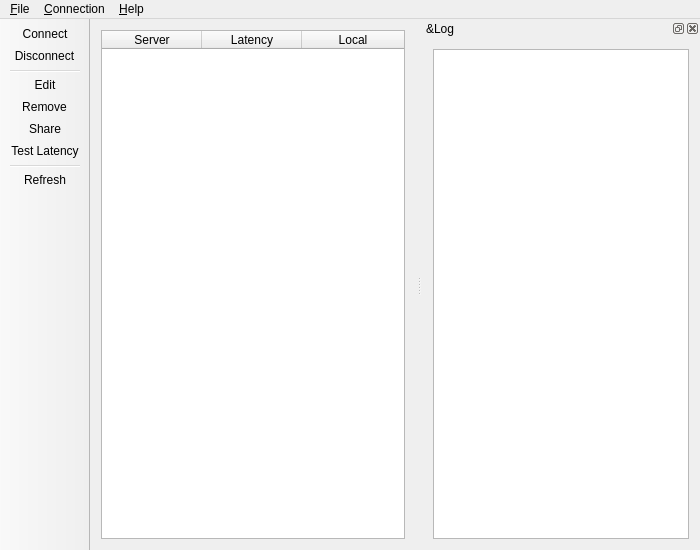
<?xml version="1.0" encoding="UTF-8"?>
<ui version="4.0">
 <class>MainWindow</class>
 <widget class="QMainWindow" name="MainWindow">
  <property name="geometry">
   <rect>
    <x>0</x>
    <y>0</y>
    <width>700</width>
    <height>550</height>
   </rect>
  </property>
  <property name="windowTitle">
   <string>Shadowsocks Face</string>
  </property>
  <property name="windowIcon">
   <iconset resource="../../res/res.qrc">
    <normaloff>:/icon/this</normaloff>:/icon/this</iconset>
  </property>
  <widget class="QWidget" name="centralWidget">
   <layout class="QVBoxLayout" name="verticalLayout_2">
    <item>
     <widget class="QTableWidget" name="configTable">
      <property name="contextMenuPolicy">
       <enum>Qt::ActionsContextMenu</enum>
      </property>
      <property name="editTriggers">
       <set>QAbstractItemView::NoEditTriggers</set>
      </property>
      <property name="alternatingRowColors">
       <bool>true</bool>
      </property>
      <property name="selectionMode">
       <enum>QAbstractItemView::SingleSelection</enum>
      </property>
      <property name="selectionBehavior">
       <enum>QAbstractItemView::SelectRows</enum>
      </property>
      <attribute name="horizontalHeaderStretchLastSection">
       <bool>true</bool>
      </attribute>
      <attribute name="verticalHeaderVisible">
       <bool>false</bool>
      </attribute>
      <column>
       <property name="text">
        <string>Server</string>
       </property>
      </column>
      <column>
       <property name="text">
        <string>Latency</string>
       </property>
      </column>
      <column>
       <property name="text">
        <string>Local</string>
       </property>
      </column>
     </widget>
    </item>
   </layout>
  </widget>
  <widget class="QMenuBar" name="menuBar">
   <property name="geometry">
    <rect>
     <x>0</x>
     <y>0</y>
     <width>700</width>
     <height>25</height>
    </rect>
   </property>
   <widget class="QMenu" name="menuFile">
    <property name="title">
     <string>&amp;File</string>
    </property>
    <addaction name="actionImport"/>
    <addaction name="actionExport"/>
    <addaction name="separator"/>
    <addaction name="actionQuit"/>
   </widget>
   <widget class="QMenu" name="menuConnection">
    <property name="title">
     <string>&amp;Connection</string>
    </property>
    <widget class="QMenu" name="menuAdd">
     <property name="title">
      <string>&amp;Add</string>
     </property>
     <property name="icon">
      <iconset resource="../../res/res.qrc">
       <normaloff>:/icons/list-add</normaloff>:/icons/list-add</iconset>
     </property>
     <addaction name="actionManually"/>
     <addaction name="actionPaste"/>
    </widget>
    <addaction name="menuAdd"/>
    <addaction name="actionEdit"/>
    <addaction name="actionRemove"/>
    <addaction name="actionShare"/>
    <addaction name="actionTestLatency"/>
    <addaction name="separator"/>
    <addaction name="actionConnect"/>
    <addaction name="actionDisconnect"/>
    <addaction name="separator"/>
    <addaction name="actionRefresh"/>
   </widget>
   <widget class="QMenu" name="menuHelp">
    <property name="title">
     <string>&amp;Help</string>
    </property>
    <addaction name="actionAbout"/>
    <addaction name="actionAboutQt"/>
   </widget>
   <addaction name="menuFile"/>
   <addaction name="menuConnection"/>
   <addaction name="menuHelp"/>
  </widget>
  <widget class="QToolBar" name="mainToolBar">
   <property name="movable">
    <bool>false</bool>
   </property>
   <attribute name="toolBarArea">
    <enum>LeftToolBarArea</enum>
   </attribute>
   <attribute name="toolBarBreak">
    <bool>false</bool>
   </attribute>
   <addaction name="actionConnect"/>
   <addaction name="actionDisconnect"/>
   <addaction name="separator"/>
   <addaction name="actionEdit"/>
   <addaction name="actionRemove"/>
   <addaction name="actionShare"/>
   <addaction name="actionTestLatency"/>
   <addaction name="separator"/>
   <addaction name="actionRefresh"/>
  </widget>
  <widget class="QDockWidget" name="logDock">
   <property name="windowTitle">
    <string>&amp;Log</string>
   </property>
   <attribute name="dockWidgetArea">
    <number>2</number>
   </attribute>
   <widget class="QWidget" name="dockWidgetContents">
    <layout class="QVBoxLayout" name="verticalLayout">
     <item>
      <widget class="QTextBrowser" name="logArea"/>
     </item>
    </layout>
   </widget>
  </widget>
  <action name="actionConnect">
   <property name="icon">
    <iconset resource="../../res/res.qrc">
     <normaloff>:/icons/network-connect</normaloff>:/icons/network-connect</iconset>
   </property>
   <property name="text">
    <string>&amp;Connect</string>
   </property>
   <property name="toolTip">
    <string>Connect</string>
   </property>
  </action>
  <action name="actionDisconnect">
   <property name="icon">
    <iconset resource="../../res/res.qrc">
     <normaloff>:/icons/network-disconnect</normaloff>:/icons/network-disconnect</iconset>
   </property>
   <property name="text">
    <string>&amp;Disconnect</string>
   </property>
   <property name="toolTip">
    <string>Disconnect</string>
   </property>
  </action>
  <action name="actionEdit">
   <property name="icon">
    <iconset resource="../../res/res.qrc">
     <normaloff>:/icons/document-edit</normaloff>:/icons/document-edit</iconset>
   </property>
   <property name="text">
    <string>&amp;Edit</string>
   </property>
   <property name="toolTip">
    <string>Edit</string>
   </property>
  </action>
  <action name="actionShare">
   <property name="icon">
    <iconset resource="../../res/res.qrc">
     <normaloff>:/icons/document-share</normaloff>:/icons/document-share</iconset>
   </property>
   <property name="text">
    <string>&amp;Share</string>
   </property>
   <property name="toolTip">
    <string>Share</string>
   </property>
  </action>
  <action name="actionImport">
   <property name="icon">
    <iconset resource="../../res/res.qrc">
     <normaloff>:/icons/document-import</normaloff>:/icons/document-import</iconset>
   </property>
   <property name="text">
    <string>&amp;Import from gui-config.json</string>
   </property>
   <property name="toolTip">
    <string>Import from gui-config.json</string>
   </property>
  </action>
  <action name="actionExport">
   <property name="icon">
    <iconset resource="../../res/res.qrc">
     <normaloff>:/icons/document-export</normaloff>:/icons/document-export</iconset>
   </property>
   <property name="text">
    <string>&amp;Export to gui-config.json</string>
   </property>
   <property name="toolTip">
    <string>Export to gui-config.json</string>
   </property>
  </action>
  <action name="actionQuit">
   <property name="icon">
    <iconset resource="../../res/res.qrc">
     <normaloff>:/icons/application-exit</normaloff>:/icons/application-exit</iconset>
   </property>
   <property name="text">
    <string>&amp;Quit</string>
   </property>
   <property name="toolTip">
    <string>Quit</string>
   </property>
  </action>
  <action name="actionAbout">
   <property name="icon">
    <iconset resource="../../res/res.qrc">
     <normaloff>:/icons/help-about</normaloff>:/icons/help-about</iconset>
   </property>
   <property name="text">
    <string>&amp;About</string>
   </property>
   <property name="toolTip">
    <string>About</string>
   </property>
  </action>
  <action name="actionAboutQt">
   <property name="text">
    <string>About &amp;Qt</string>
   </property>
   <property name="toolTip">
    <string>About Qt</string>
   </property>
  </action>
  <action name="actionManually">
   <property name="icon">
    <iconset resource="../../res/res.qrc">
     <normaloff>:/icons/edit-guides</normaloff>:/icons/edit-guides</iconset>
   </property>
   <property name="text">
    <string>&amp;Manually</string>
   </property>
   <property name="toolTip">
    <string>Add connection manually</string>
   </property>
  </action>
  <action name="actionRemove">
   <property name="icon">
    <iconset resource="../../res/res.qrc">
     <normaloff>:/icons/list-remove</normaloff>:/icons/list-remove</iconset>
   </property>
   <property name="text">
    <string>&amp;Remove</string>
   </property>
   <property name="toolTip">
    <string>Remove</string>
   </property>
   <property name="shortcut">
    <string>Del</string>
   </property>
  </action>
  <action name="actionRefresh">
   <property name="icon">
    <iconset resource="../../res/res.qrc">
     <normaloff>:/icons/view-refresh</normaloff>:/icons/view-refresh</iconset>
   </property>
   <property name="text">
    <string>Re&amp;fresh</string>
   </property>
   <property name="toolTip">
    <string>Refresh</string>
   </property>
   <property name="shortcut">
    <string>F5</string>
   </property>
  </action>
  <action name="actionPaste">
   <property name="icon">
    <iconset resource="../../res/res.qrc">
     <normaloff>:/icons/edit-paste</normaloff>:/icons/edit-paste</iconset>
   </property>
   <property name="text">
    <string>&amp;Paste</string>
   </property>
   <property name="toolTip">
    <string>Paste</string>
   </property>
   <property name="shortcut">
    <string>Ctrl+V</string>
   </property>
  </action>
  <action name="actionShow">
   <property name="text">
    <string>&amp;Show</string>
   </property>
   <property name="toolTip">
    <string>Show window</string>
   </property>
  </action>
  <action name="actionTestLatency">
   <property name="icon">
    <iconset resource="../../res/res.qrc">
     <normaloff>:/icons/flag-green</normaloff>:/icons/flag-green</iconset>
   </property>
   <property name="text">
    <string>Test Latency</string>
   </property>
   <property name="toolTip">
    <string>Test Latency</string>
   </property>
  </action>
 </widget>
 <layoutdefault spacing="6" margin="11"/>
 <resources>
  <include location="../../res/res.qrc"/>
 </resources>
 <connections/>
</ui>
